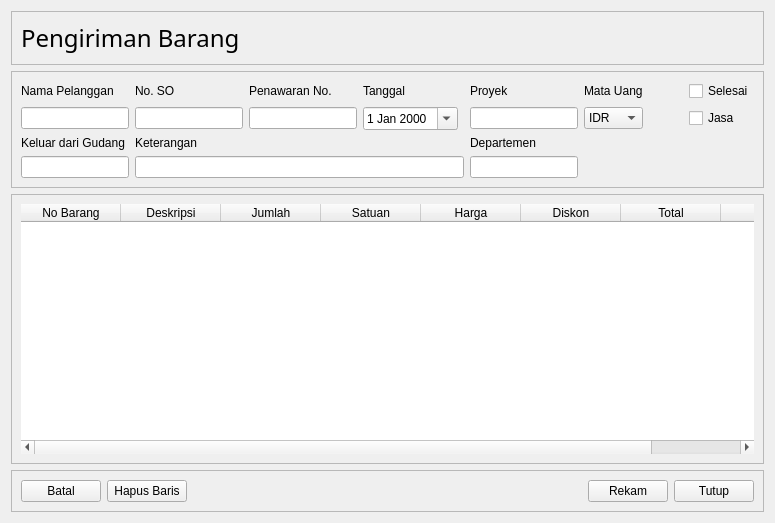
            <widget class="QWidget" name="st_Penjualan_Pengiriman_baru">
             <layout class="QVBoxLayout" name="verticalLayout_12">
              <item>
               <widget class="QFrame" name="fr_Penjualan_PengirimanBaru_title">
                <property name="sizePolicy">
                 <sizepolicy hsizetype="Preferred" vsizetype="Maximum">
                  <horstretch>0</horstretch>
                  <verstretch>0</verstretch>
                 </sizepolicy>
                </property>
                <property name="minimumSize">
                 <size>
                  <width>0</width>
                  <height>45</height>
                 </size>
                </property>
                <property name="frameShape">
                 <enum>QFrame::StyledPanel</enum>
                </property>
                <property name="frameShadow">
                 <enum>QFrame::Raised</enum>
                </property>
                <layout class="QGridLayout" name="gl_Penjualan_PengirimanBarang_Baru_title">
                 <item row="0" column="0">
                  <widget class="QLabel" name="lb_Penjualan_PengirimanBaru_title">
                   <property name="sizePolicy">
                    <sizepolicy hsizetype="Preferred" vsizetype="Maximum">
                     <horstretch>0</horstretch>
                     <verstretch>0</verstretch>
                    </sizepolicy>
                   </property>
                   <property name="font">
                    <font>
                     <family>Segoe UI Semilight</family>
                     <pointsize>18</pointsize>
                    </font>
                   </property>
                   <property name="text">
                    <string>Pengiriman Barang</string>
                   </property>
                   <property name="alignment">
                    <set>Qt::AlignLeading|Qt::AlignLeft|Qt::AlignVCenter</set>
                   </property>
                  </widget>
                 </item>
                </layout>
               </widget>
              </item>
              <item>
               <widget class="QFrame" name="fr_Penjualan_PengirimanBaru_input1">
                <property name="sizePolicy">
                 <sizepolicy hsizetype="Preferred" vsizetype="Maximum">
                  <horstretch>0</horstretch>
                  <verstretch>0</verstretch>
                 </sizepolicy>
                </property>
                <property name="frameShape">
                 <enum>QFrame::StyledPanel</enum>
                </property>
                <property name="frameShadow">
                 <enum>QFrame::Raised</enum>
                </property>
                <layout class="QGridLayout" name="gl_Penjualan_PengirimanBarang_Baru_input">
                 <item row="3" column="5">
                  <widget class="QLineEdit" name="le_Penjualan_PengirimanBaru_Departemen"/>
                 </item>
                 <item row="1" column="0">
                  <widget class="QLineEdit" name="le_Penjualan_PengirimanBaru_Nama"/>
                 </item>
                 <item row="2" column="5">
                  <widget class="QLabel" name="lb_Penjualan_PengirimanBaru_Departemen">
                   <property name="text">
                    <string>Departemen</string>
                   </property>
                  </widget>
                 </item>
                 <item row="0" column="0">
                  <widget class="QLabel" name="lb_Penjualan_PengirimanBaru_Nama">
                   <property name="text">
                    <string>Nama Pelanggan</string>
                   </property>
                  </widget>
                 </item>
                 <item row="0" column="6">
                  <widget class="QLabel" name="lb_Penjualan_PengirimanBaru_Kurs">
                   <property name="text">
                    <string>Mata Uang</string>
                   </property>
                  </widget>
                 </item>
                 <item row="2" column="0">
                  <widget class="QLabel" name="lb_Penjualan_PengirimanBaru_Keluar">
                   <property name="text">
                    <string>Keluar dari Gudang</string>
                   </property>
                  </widget>
                 </item>
                 <item row="1" column="1">
                  <widget class="QLineEdit" name="le_Penjualan_PengirimanBaru_NoSO"/>
                 </item>
                 <item row="1" column="5">
                  <widget class="QLineEdit" name="le_Penjualan_PengirimanBaru_Proyek"/>
                 </item>
                 <item row="0" column="3">
                  <widget class="QLabel" name="lb_Penjualan_PengirimanBaru_Tanggal">
                   <property name="text">
                    <string>Tanggal</string>
                   </property>
                  </widget>
                 </item>
                 <item row="1" column="3">
                  <widget class="QDateEdit" name="de_Penjualan_PengirimanBaru_Tanggal">
                   <property name="calendarPopup">
                    <bool>true</bool>
                   </property>
                  </widget>
                 </item>
                 <item row="3" column="1" colspan="4">
                  <widget class="QLineEdit" name="le_Penjualan_PengirimanBaru_Keterangan"/>
                 </item>
                 <item row="0" column="5">
                  <widget class="QLabel" name="lb_Penjualan_PengirimanBaru_Proyek">
                   <property name="text">
                    <string>Proyek</string>
                   </property>
                  </widget>
                 </item>
                 <item row="0" column="8">
                  <widget class="QCheckBox" name="chk_Penjualan_PengirimanBaru_Selesai">
                   <property name="text">
                    <string>Selesai</string>
                   </property>
                  </widget>
                 </item>
                 <item row="3" column="0">
                  <widget class="QLineEdit" name="le_Penjualan_PengirimanBaru_Keluar"/>
                 </item>
                 <item row="1" column="8">
                  <widget class="QCheckBox" name="chk_Penjualan_PengirimanBaru_Jasa">
                   <property name="text">
                    <string>Jasa</string>
                   </property>
                  </widget>
                 </item>
                 <item row="2" column="1">
                  <widget class="QLabel" name="lb_Penjualan_PengirimanBaru_Keterangan">
                   <property name="text">
                    <string>Keterangan</string>
                   </property>
                  </widget>
                 </item>
                 <item row="1" column="7">
                  <spacer name="hs_Penjualan_PengirimanBaru">
                   <property name="orientation">
                    <enum>Qt::Horizontal</enum>
                   </property>
                   <property name="sizeHint" stdset="0">
                    <size>
                     <width>40</width>
                     <height>20</height>
                    </size>
                   </property>
                  </spacer>
                 </item>
                 <item row="1" column="6">
                  <widget class="QComboBox" name="cb_Penjualan_PengirimanBaru_Kurs">
                   <item>
                    <property name="text">
                     <string>IDR</string>
                    </property>
                   </item>
                  </widget>
                 </item>
                 <item row="0" column="1">
                  <widget class="QLabel" name="lb_Penjualan_PengirimanBaru_NoSO">
                   <property name="text">
                    <string>No. SO</string>
                   </property>
                  </widget>
                 </item>
                 <item row="0" column="2">
                  <widget class="QLabel" name="lb_Penjualan_PengirimanBaru_Penawaran">
                   <property name="text">
                    <string>Penawaran No.</string>
                   </property>
                  </widget>
                 </item>
                 <item row="1" column="2">
                  <widget class="QLineEdit" name="le_Penjualan_PengirimanBaru_Penawaran"/>
                 </item>
                </layout>
               </widget>
              </item>
              <item>
               <widget class="QFrame" name="fr_Penjualan_PengirimanBaru_input">
                <property name="sizePolicy">
                 <sizepolicy hsizetype="Preferred" vsizetype="MinimumExpanding">
                  <horstretch>0</horstretch>
                  <verstretch>0</verstretch>
                 </sizepolicy>
                </property>
                <property name="frameShape">
                 <enum>QFrame::StyledPanel</enum>
                </property>
                <property name="frameShadow">
                 <enum>QFrame::Raised</enum>
                </property>
                <layout class="QGridLayout" name="gl_Penjualan_PengirimanBarang_Baru_tabel">
                 <item row="1" column="0">
                  <widget class="QTableWidget" name="tbl_Penjualan_PengirimanBaru">
                   <property name="sizePolicy">
                    <sizepolicy hsizetype="Maximum" vsizetype="MinimumExpanding">
                     <horstretch>0</horstretch>
                     <verstretch>0</verstretch>
                    </sizepolicy>
                   </property>
                   <property name="minimumSize">
                    <size>
                     <width>0</width>
                     <height>250</height>
                    </size>
                   </property>
                   <property name="maximumSize">
                    <size>
                     <width>1366</width>
                     <height>16777215</height>
                    </size>
                   </property>
                   <property name="frameShape">
                    <enum>QFrame::NoFrame</enum>
                   </property>
                   <property name="showGrid">
                    <bool>false</bool>
                   </property>
                   <property name="wordWrap">
                    <bool>true</bool>
                   </property>
                   <property name="cornerButtonEnabled">
                    <bool>true</bool>
                   </property>
                   <property name="rowCount">
                    <number>0</number>
                   </property>
                   <property name="columnCount">
                    <number>8</number>
                   </property>
                   <column>
                    <property name="text">
                     <string>No Barang</string>
                    </property>
                   </column>
                   <column>
                    <property name="text">
                     <string>Deskripsi</string>
                    </property>
                   </column>
                   <column>
                    <property name="text">
                     <string>Jumlah</string>
                    </property>
                   </column>
                   <column>
                    <property name="text">
                     <string>Satuan</string>
                    </property>
                   </column>
                   <column>
                    <property name="text">
                     <string>Harga</string>
                    </property>
                   </column>
                   <column>
                    <property name="text">
                     <string>Diskon</string>
                    </property>
                   </column>
                   <column>
                    <property name="text">
                     <string>Total</string>
                    </property>
                   </column>
                   <column>
                    <property name="text">
                     <string>Pajak</string>
                    </property>
                   </column>
                  </widget>
                 </item>
                </layout>
               </widget>
              </item>
              <item>
               <widget class="QFrame" name="fr_Penjualan_PengirimanBaru_tombol">
                <property name="sizePolicy">
                 <sizepolicy hsizetype="Preferred" vsizetype="Maximum">
                  <horstretch>0</horstretch>
                  <verstretch>0</verstretch>
                 </sizepolicy>
                </property>
                <property name="frameShape">
                 <enum>QFrame::StyledPanel</enum>
                </property>
                <property name="frameShadow">
                 <enum>QFrame::Raised</enum>
                </property>
                <layout class="QHBoxLayout" name="hl_Penjualan_PengirimanBarang_Baru_tombol">
                 <item>
                  <widget class="QPushButton" name="tb_Penjualan_PengirimanBaru_Batal">
                   <property name="text">
                    <string>Batal</string>
                   </property>
                  </widget>
                 </item>
                 <item>
                  <widget class="QPushButton" name="tb_Penjualan_PengirimanBaru_Hapus">
                   <property name="text">
                    <string>Hapus Baris</string>
                   </property>
                  </widget>
                 </item>
                 <item>
                  <spacer name="horizontalSpacer_5">
                   <property name="orientation">
                    <enum>Qt::Horizontal</enum>
                   </property>
                   <property name="sizeHint" stdset="0">
                    <size>
                     <width>40</width>
                     <height>20</height>
                    </size>
                   </property>
                  </spacer>
                 </item>
                 <item>
                  <widget class="QPushButton" name="tb_Penjualan_PengirimanBaru_Rekam">
                   <property name="text">
                    <string>Rekam</string>
                   </property>
                  </widget>
                 </item>
                 <item>
                  <widget class="QPushButton" name="tb_Penjualan_PengirimanBaru_Tutup">
                   <property name="text">
                    <string>Tutup</string>
                   </property>
                  </widget>
                 </item>
                </layout>
               </widget>
              </item>
             </layout>
            </widget>
